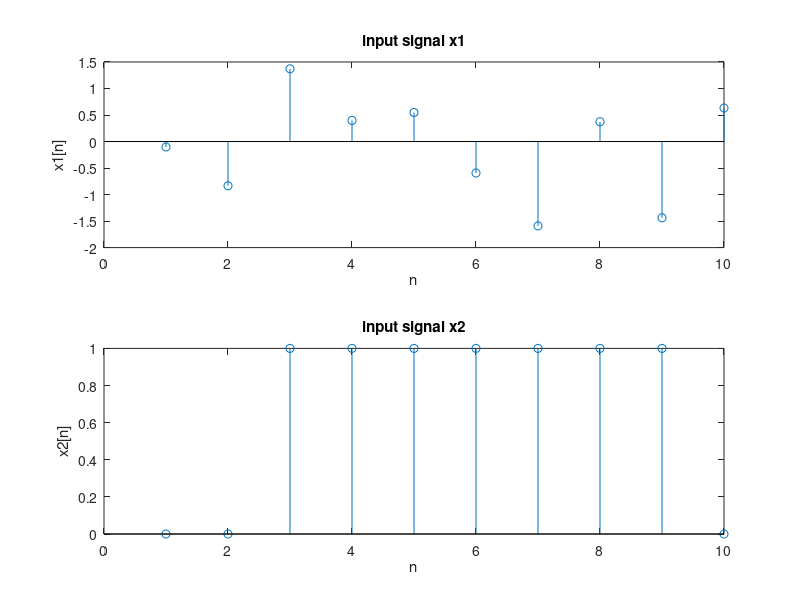

MATLAB code for this plot:
n1 = 10;
mu = 0;
sigma = 1;

x1 = mu + sigma * randn(1, n1);

n2 = 10;
x2 = zeros(1,n2);
x2(3:9) = 1;

figure;
subplot(2,1,1);
stem(x1);
title('input signal x1');
xlabel('n');
ylabel('x1[n]');

subplot(2,1,2);
stem(x2);
title('input signal x2');
xlabel('n');
ylabel('x2[n]');